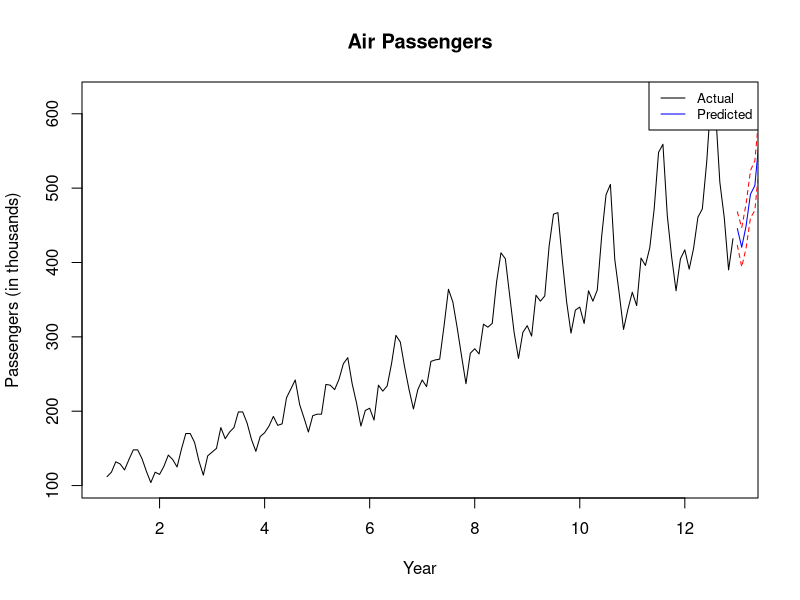
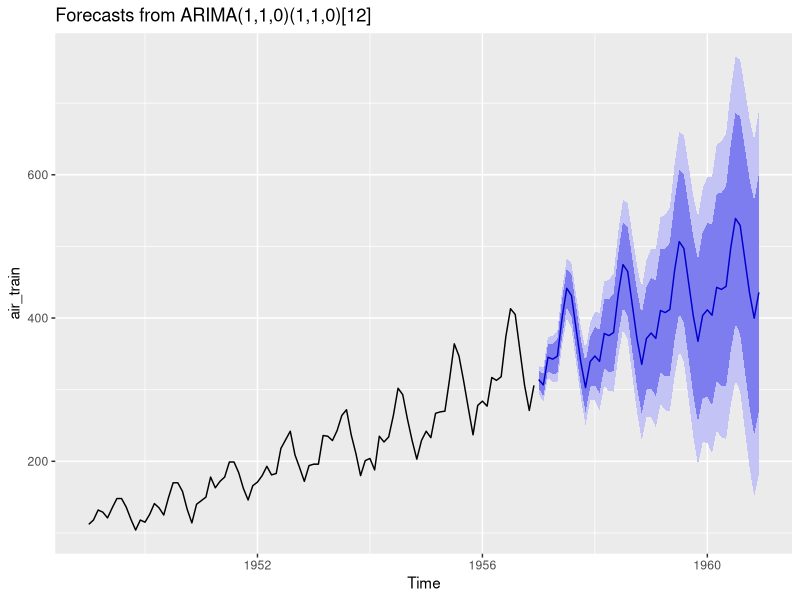
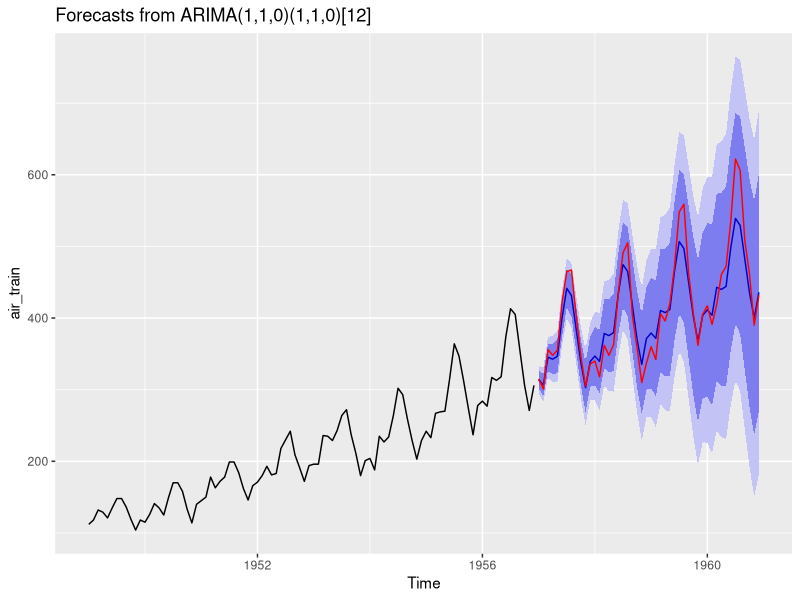

Generate these figures, in order, with R:
# Load required packages
library(forecast)

# Load example dataset
data(AirPassengers)

# Convert dataset to a time series object
ts_data <- ts(AirPassengers, frequency = 12)

# Fit an ARIMA model to the data
fit <- auto.arima(ts_data)

# Forecast the next 9 months
forecast_values <- forecast(fit, h = 9)

# Plot the actual values and forecasted values
plot(ts_data, main = "Air Passengers", ylab = "Passengers (in thousands)", xlab = "Year")
lines(forecast_values$mean, col = "blue")
lines(forecast_values$upper[, "95%"], col = "red", lty = "dashed")
lines(forecast_values$lower[, "95%"], col = "red", lty = "dashed")
legend("topright", legend = c("Actual", "Predicted"), col = c("black", "blue"), lty = c(1,1), cex = 0.8)



library(ggplot2)
library(forecast)

data("AirPassengers")

# Through the end of 1956, but no months in 1957
air_train <- window(AirPassengers, end = 1956+11/12)

# everything in 1957 and on
air_test  <- window(AirPassengers, start = 1957)

n_test <- length(air_test)

# //////////////////////////////////////////////////////////////////////////////

# Fit model to first few years of AirPassengers data
air_model <- auto.arima(air_train)

# So we get an Arima model back
air_model
#> Series: air_train 
#> ARIMA(1,1,0)(1,1,0)[12] 
#> 
#> Coefficients:
#>           ar1     sar1
#>       -0.2250  -0.2274
#> s.e.   0.1076   0.1081
#> 
#> sigma^2 estimated as 92.5:  log likelihood=-304.98
#> AIC=615.97   AICc=616.27   BIC=623.22

# You can look at the "performance", but this is the in sample performance
# i.e. it is computing performance using the data that it was fit with
accuracy(air_model)
#>                     ME     RMSE      MAE       MPE     MAPE      MASE
#> Training set 0.4424643 8.834477 6.351387 0.1376786 2.870884 0.2174955
#>                     ACF1
#> Training set 0.003854251

# Its an "Arima" object
class(air_model)
#> [1] "ARIMA" "Arima"

# //////////////////////////////////////////////////////////////////////////////

# We could do "multistep" forecasts for as many days are in the test set
# This repeatedly feeds the predicted data point back into the prediction
# equation to get the next prediction
air_multi_forecast <- air_model %>%
  forecast(h = n_test)

air_multi_forecast %>%
  autoplot()

accuracy(air_multi_forecast, x = air_test)
#>                     ME      RMSE       MAE       MPE     MAPE      MASE
#> Training set 0.4424643  8.834477  6.351387 0.1376786 2.870884 0.2174955
#> Test set     6.8490404 26.471644 19.501243 0.8396151 4.405293 0.6677963
#>                     ACF1 Theil's U
#> Training set 0.003854251        NA
#> Test set     0.675272576 0.5053222

# And we can plot this
air_multi_forecast %>%
  autoplot() +
  geom_line(
    aes(
      x = as.numeric(time(air_test)),
      y = as.numeric(air_test)
    ),
    col = "red"
  )


# Best way to do this is going to be to create a TS dataframe
# First Column is the Actual
# Second Column is the CausalImpact
# Third Column is the ARIMA
# 4th Column is the Difference between Causal Impact & Arima
# 5th Column is the difference between ARIMA 
